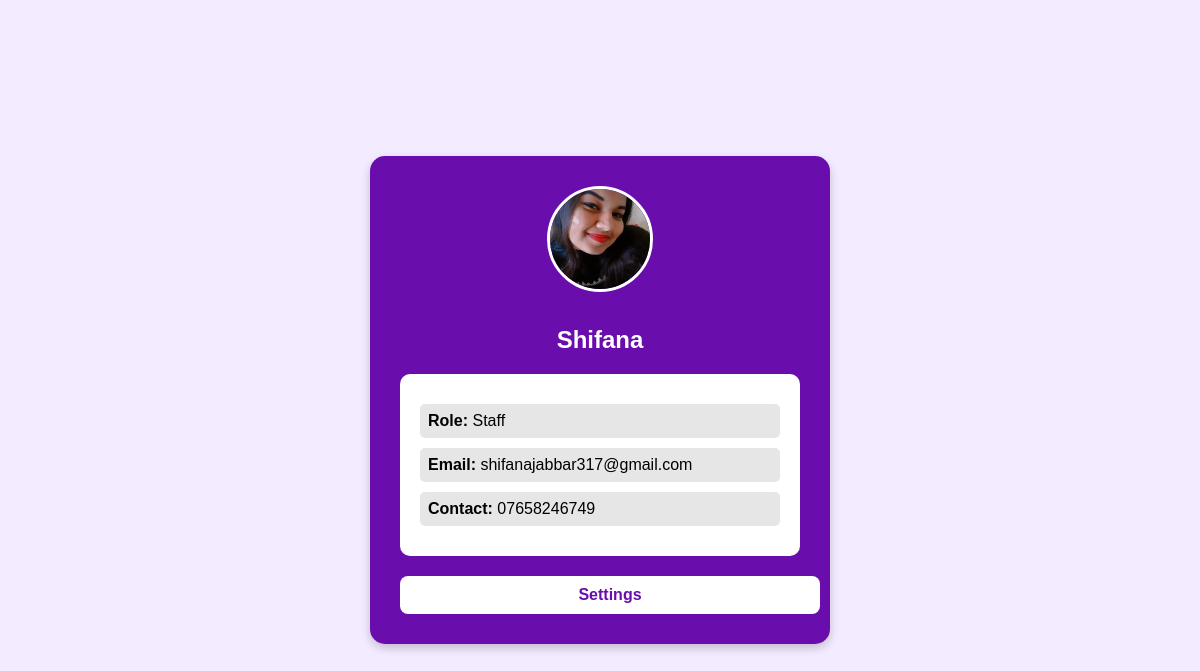
Screenshot of /admin/my_profile (signed in) with the database file from the repository.
### app/models.py (models this page shows, shortened)
class User(db.Model, UserMixin):
    id = db.Column(db.Integer, primary_key=True)
    username = db.Column(db.String(150), unique=True, nullable=False)
    email = db.Column(db.String(150), unique=True, nullable=False)
    password = db.Column(db.String(255), nullable=False)
    role = db.Column(db.String(50), nullable=False, default='User')
    profile_picture = db.Column(db.String(255), nullable=True, default='None')
    contact_number = db.Column(db.String(20))
    category = db.Column(db.String(100), nullable=True)  # Only required for suppliers
    orders = db.relationship('Order', backref='staff', lazy=True)

### app/routes.py (the view)
@admin_bp.route('/my_profile')
@login_required
def my_profile():
    user = User.query.get(current_user.id)  # Get logged-in user's details
    return render_template('admin/my_profile.html', user=user)

### app/__init__.py (called while the page is built)
def create_app():
    app = Flask(__name__, static_folder='static', template_folder='templates')
    try:
        app.config.from_object(Config)
    except Exception as e:
        app.logger.error(f"Error loading configuration: {e}")
    db.init_app(app)
    login_manager.init_app(app)
    migrate.init_app(app, db)
    login_manager.login_view = "main.login"
    login_manager.login_message_category = "info"
    from app.routes import main_bp, admin_bp, staff_bp
    app.register_blueprint(main_bp)
    app.register_blueprint(admin_bp, url_prefix='/admin')  # ✅ Admin routes
    app.register_blueprint(staff_bp, url_prefix='/staff')  # ✅ Staff routes
    @login_manager.user_loader
    def load_user(user_id):
        from app.models import User
        return User.query.get(int(user_id))
    return app

### app/templates/admin/my_profile.html (shortened to what this page needs)
<!DOCTYPE html>
<html lang="en">
<head>
</head>
<body>
    <div class="profile-container">
{% if user.profile_picture %}
<img src="{{ url_for('static', filename=user.profile_picture[7:]) }}" alt="Profile Picture" class="profile-pic">
{% else %}
<img src="{{ url_for('static', filename='images/user.jpg') }}" alt="Profile" class="profile-img1">
{% endif %}
        <h2>{{ user.username }}</h2>
        <div class="profile-details">
            <p><strong>Role:</strong> {{ user.role }}</p>
            <p><strong>Email:</strong> {{ user.email }}</p>
            <p><strong>Contact:</strong> {{ user.contact_number }}</p>
        </div>
        <a href="{{ url_for('admin.profile') }}" class="settings-btn">Settings</a>
    </div>
</body>
</html>

### app/templates/admin/my_profile.html (style rules this page uses)
body { font-family: Arial, sans-serif; background-color: #f3ebff; margin: 0; padding: 0; display: flex; justify-content: center; align-items: center; height: 100vh; }
.profile-container { position: relative; text-align: center; max-width: 400px; width: 100%; padding: 30px; background: #6a0dad; color: white; border-radius: 15px; box-shadow: 0px 4px 10px rgba(0, 0, 0, 0.2); }
.profile-pic { width: 100px; height: 100px; border-radius: 50%; border: 3px solid white; object-fit: cover; margin-bottom: 10px; }
.profile-details { background: white; color: black; padding: 20px; border-radius: 10px; margin-top: 15px; text-align: left; }
.profile-details p { margin: 10px 0; font-size: 16px; padding: 8px; background: #e6e6e6; border-radius: 5px; }
.settings-btn { display: block; width: 100%; padding: 10px; background-color: white; color: #6a0dad; text-align: center; border-radius: 8px; font-weight: bold; margin-top: 20px; text-decoration: none; transition: 0.3s; }

### rows the page displays
User: profile_picture (picture), username "Shifana", role "Staff", email "shifanajabbar317@gmail.com", contact_number "07658246749"
